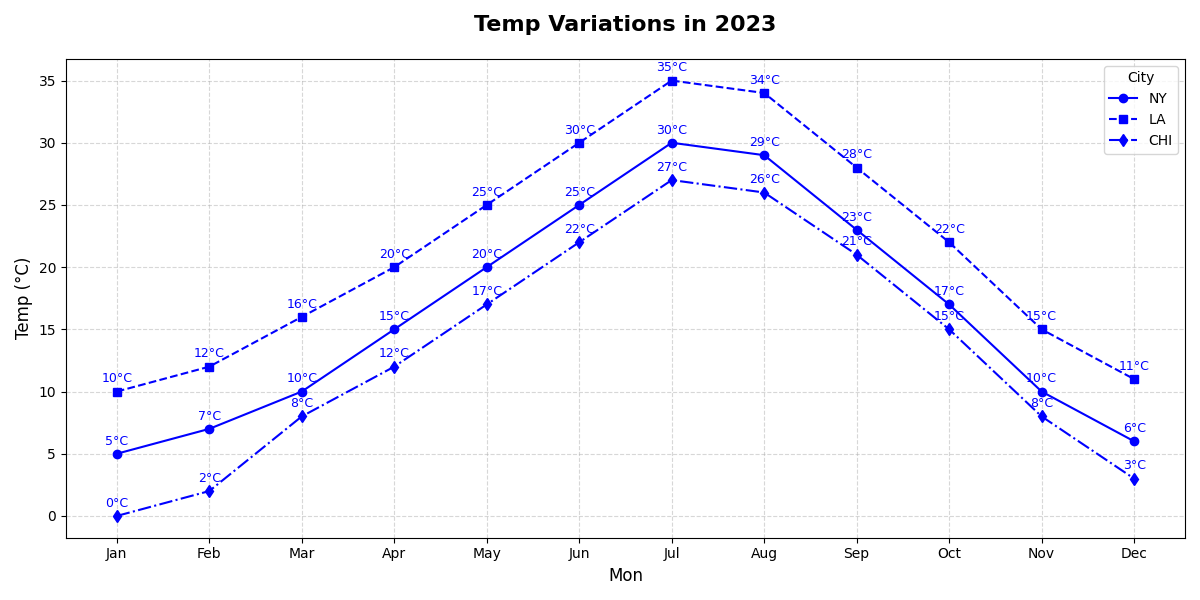

Reproduce this figure in Python.
import matplotlib.pyplot as plt
import numpy as np

# Data for months and temperature
months = np.array(["Jan", "Feb", "Mar", "Apr", "May", "Jun", "Jul", "Aug", "Sep", "Oct", "Nov", "Dec"])
city1_temp = np.array([5, 7, 10, 15, 20, 25, 30, 29, 23, 17, 10, 6])
city2_temp = np.array([10, 12, 16, 20, 25, 30, 35, 34, 28, 22, 15, 11])
city3_temp = np.array([0, 2, 8, 12, 17, 22, 27, 26, 21, 15, 8, 3])

fig, ax = plt.subplots(figsize=(12, 6))

color = 'b'

# Plotting city temperatures
ax.plot(months, city1_temp, marker='o', linestyle='-', color=color, label='NY')
ax.plot(months, city2_temp, marker='s', linestyle='--', color=color, label='LA')
ax.plot(months, city3_temp, marker='d', linestyle='-.', color=color, label='CHI')

# Titles, labels, and grid
ax.set_title("Temp Variations in 2023", fontsize=16, fontweight='bold', pad=20)
ax.set_xlabel("Mon", fontsize=12)
ax.set_ylabel("Temp (°C)", fontsize=12)
ax.grid(True, linestyle='--', alpha=0.5)

# Legend and data point annotations
ax.legend(title='City', fontsize=10)
for i in range(len(months)):
    ax.text(months[i], city1_temp[i] + 0.5, f"{city1_temp[i]}°C", ha='center', va='bottom', fontsize=9, color=color)
    ax.text(months[i], city2_temp[i] + 0.5, f"{city2_temp[i]}°C", ha='center', va='bottom', fontsize=9, color=color)
    ax.text(months[i], city3_temp[i] + 0.5, f"{city3_temp[i]}°C", ha='center', va='bottom', fontsize=9, color=color)

plt.tight_layout()
plt.show()
